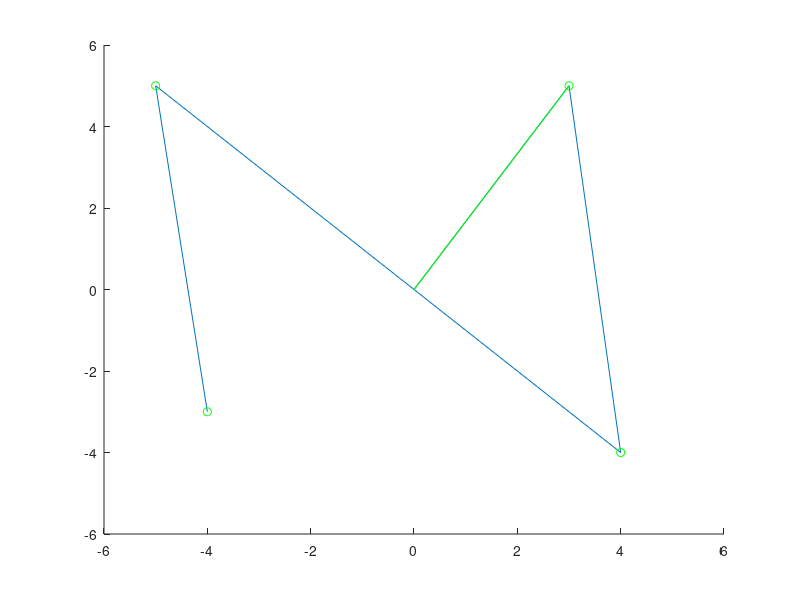

This chart was generated by the following MATLAB code: (Note: this script raises an error after producing the figure.)
clc;clear all;close all

%Set up simulation parameters
tf = 60;
dt = 0.1;

%Initial Conditions
x0 = 0;
y0 = 0;
theta0 = 0;

%Define path to be followed and related threshold
p = [3 5; 4 -4;-5 5; -4 -3];
%How close do you want to be to each point?
dist_thresh = 0.1;
%Path Controller parameters
k_p = 1;
g = 1; %goal number

%Setup first path segment
p1 = [x0 y0];
p2 = p(g,:);
x1 = p1(1);
y1 = p1(2);
x2 = p2(1);
y2 = p2(2);
plot([x1 x2],[y1 y2], 'r');

%Pre allocated matrices for speed
t = 0:dt:tf;
x = zeros(length(t));
y = zeros(length(t));
theta = zeros(length(t));
d = zeros(length(t),1);
x(1) = x0;
y(1) = y0;
theta(1) = theta0;

%Setup plotting
h = figure(1);
hold on;
axis([-6 6 -6 6]);


for i=2:length(t) 
    %% Plot Goal Line (and segment ends)
    clf;
    hold on; 
    axis([-6 6 -6 6]);
    plot([x0; p(:,1)], [y0; p(:,2)]);
    scatter(p(:,1), p(:,2),'g');
    
    diff = [x(i-1) y(i-1)] - p2;
    dist = norm(diff);
    
    if (dist < dist_thresh)
        if (g==numel(p(:,1)))
           break;
        end
        p1 = p(g,:);
        p2 = p(g+1,:);
        g = g + 1;
    end

    x1 = p1(1);
    y1 = p1(2);
    x2 = p2(1);
    y2 = p2(2);

    plot([x1 x2],[y1 y2], 'g');
    
    %% Plot Perpendicular crosstrack and angles error
    
    m = (y2 - y1)/(x2 - x1);
    b = y1 - m*x1;
    m_p = -1/m;
    b_p = y(i-1) - m_p*(x(i-1));
    %Find the intersection point
    % m*x + b = m_p*x + b_p; 
    % (m - m_p)*x = b_p - b;
    x_int = (b_p - b) / (m-m_p);
    y_int = m*x_int + b;
    plot([x(i-1) x_int], [y(i-1) y_int], 'r');

    %% Calculate errors
    [e_t d(i)] = calculate_errors([x(i-1) y(i-1)], theta(i-1), p1, p2);
    
    %% Calculate Controller
    k_v = 0.1;
    V_max = 1;
    V_min = 0.2;
%   V = 1; %constant forward velocity (not that great of an idea)
    V = k_v/abs(e_t);
    if (V>V_max)
        V = V_max;
    elseif (V<V_min)
        V = V_min;
    end
    w = e_t + atan2(k_p * d(i),V);

    %% Simulate dynamics
    x(i) = x(i-1) + V*cos(theta(i-1))*dt;
    y(i) = y(i-1) + V*sin(theta(i-1))*dt;
    theta(i) = theta(i-1) + w*dt;
    
    %Plot Vehicle Position
    drawcar(x(i),y(i),theta(i),0.5,h); 
    title('Nonlinear path tracker (cross track error marked in red)')
    pause(dt);
    
    
end
%% Plot Some results
figure(2)
plot(t, d);
xlabel('Time(t)');
ylabel('Crosstrack error(m)');

